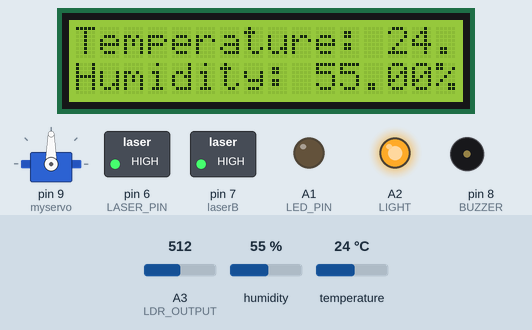
Simulated run of this sketch. Board: Arduino Uno, built with avr-gcc and run on an emulated ATmega328P. Shown: servo, 16×2 character LCD, switched loads named in the sketch (green lamp = pin HIGH), output pins drawn as LEDs (lit = HIGH), buzzer (waves = sounding, pin HIGH). The test bench sets the inputs (shaded band); at power-on: A3 (LDR_OUTPUT) = 512, humidity 55 %, temperature 24 °C. What the sketch prints to the serial monitor is not drawn.

Above: at 3.5 s.
3.6 s: A3 (LDR_OUTPUT) set to 490
6.9 s: humidity set to 22 %
At 7.3 s:
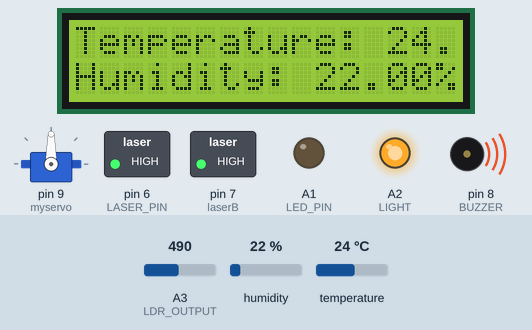
8.9 s: temperature set to 12 °C
At 11.2 s:
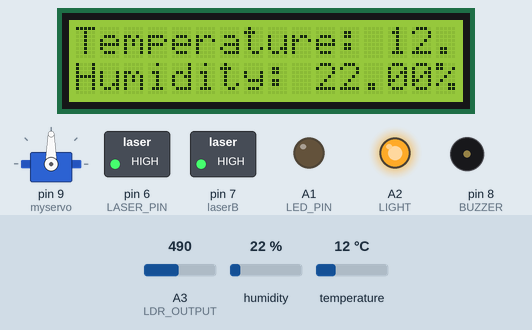
11.9 s: humidity set to 40 %
At 14.3 s:
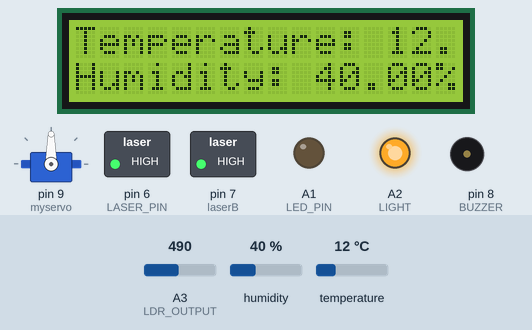
15.0 s: temperature set to 19 °C
At 16.8 s:
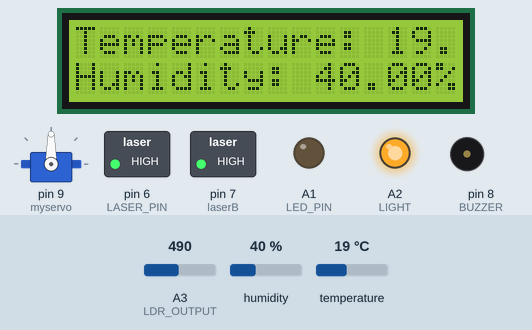
18.0 s: A3 (LDR_OUTPUT) set to 510
At 20.1 s:
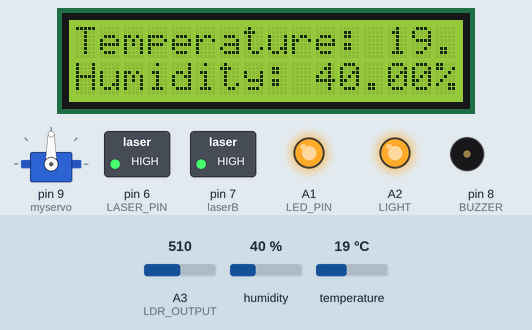
Timing chart, 0 to 24.1 s (numbered marks = the images above; inputs shaded):
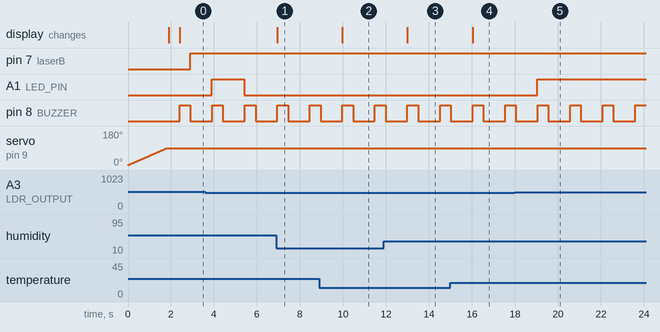

Measured:
- after the input at 6.9 s, the display: changes after 0.05 s (image 1)
- after the input at 8.9 s, the display: changes after 1.1 s (image 2)
- after the input at 11.9 s, the display: changes after 1.1 s (image 3)
- after the input at 15.0 s, the display: changes after 1.0 s (image 4)
- after the input at 18.0 s, A1 (LED_PIN): LOW → HIGH after 1.0 s
- by itself, pin 8 (BUZZER): alternates HIGH for 0.50 s and LOW for 1.0 s

The sketch:

SURPSCON.ino
```cpp
/* YOU ARE LIKELY TO LOOK THROUGH MY CODE
 *  Written by Abdulrahman Babatunde
 */
#include <Adafruit_Sensor.h>
#include <DHT.h>
#include <DHT_U.h>
#include <Servo.h>
#include <LiquidCrystal.h>

#define DHTPIN 10
#define LASER_PIN 6
#define LIGHT A2
#define LED_PIN A1
#define  LDR_OUTPUT  A3


// Uncomment the type of sensor in use:
#define DHTTYPE    DHT11     // DHT 11
//#define DHTTYPE    DHT22     // DHT 22 (AM2302)
//#define DHTTYPE    DHT21     // DHT 21 (AM2301)

DHT_Unified dht(DHTPIN, DHTTYPE);

Servo myservo;  // create servo object to control a servo
// twelve servo objects can be created on most boards

float BUZZER = 8;
float laserB = 7;

int pos = 0;
int vOut = 0;
int Temp_Value = 0;
float RH_Value = 0.0;
const int rs = 12, en = 11, d4 = 5, d5 = 4, d6 = 3, d7 = 2;
LiquidCrystal lcd(rs, en, d4, d5, d6, d7);


uint32_t delayMS;

void setup() {
  Serial.begin(9600);

  // Declare laser as an output
  pinMode(LASER_PIN, OUTPUT);
  // Declare buzzer as an output
  pinMode(BUZZER, OUTPUT);
   pinMode(LDR_OUTPUT, INPUT);
  pinMode(LED_PIN, OUTPUT);
  pinMode(LIGHT, OUTPUT);
  pinMode(laserB,OUTPUT);
  // Print temperature sensor details.
  sensor_t sensor;
  dht.temperature().getSensor(&sensor);

  // Print humidity sensor details.
  dht.humidity().getSensor(&sensor);

  // Set delay between sensor readings based on sensor details.
  delayMS = sensor.min_delay / 1000;

  myservo.attach(9);  // attaches the servo on pin 9 to the servo object
  // two servos are to turn through the same degree, they are then connected on the same pin
  // two servo objects are attached on the pin 9
  for (pos = 0; pos <= 90; pos += 1) { // goes from 0 degrees to 90 degrees
    // in steps of 1 degree
    myservo.write(pos);              // tell servo to go to position in variable 'pos'
    delay(20);
    //Once the servo objects turned through 90 degrees, 15ms after, the laser source are powered ON
    digitalWrite(LASER_PIN, LOW);
  digitalWrite(LASER_PIN, HIGH); //outdoor control laser is on

    }
  digitalWrite(LIGHT, HIGH);

  // Initialize device.
  dht.begin();
  Serial.println("SURPSCON");
  // set up the LCD's number of columns and rows:
  lcd.begin(16, 2);
  lcd.print("SURPSCON");
 delay(500);

}


void loop() {

  // clear the lcd screen
  lcd.clear();

  // Get temperature event and print its value.
  sensors_event_t event;
  dht.temperature().getEvent(&event);
  if (isnan(event.temperature)) {
    Serial.println(F("Error reading temperature!"));
    lcd.setCursor(1,0);
    lcd.print("Temp. Error");
  }
  else {
    lcd.setCursor(0, 0);
    lcd.print("Temperature: ");
    lcd.print(event.temperature);
    lcd.print("°C");
    Serial.println("The temperature is: ");
    Serial.println(event.temperature);
  }
  // Get humidity event and print its value.
  dht.humidity().getEvent(&event);
  if (isnan(event.relative_humidity)) {
    Serial.println(F("Error reading humidity!"));
    lcd.setCursor(0,1);
    lcd.print("Hum. Error");
  }
  else {
     lcd.setCursor(0,1);
    lcd.print("Humidity: ");
    lcd.print(event.relative_humidity);
    lcd.print("%");
    Serial.println("The relative humidity is: ");
    Serial.println(event.relative_humidity);
  }

  Temp_Value = digitalRead(event.temperature);
  RH_Value = digitalRead(event.relative_humidity);
  if ( Temp_Value < 22 && RH_Value < 100)
  {
    digitalWrite(BUZZER, HIGH);
    delay(500);
    digitalWrite(BUZZER,LOW);
    digitalWrite(laserB, HIGH); // Indoor laser is turned on
  }
    else
    {
      digitalWrite(BUZZER, LOW);
      digitalWrite(laserB, LOW);
    }
    vOut = analogRead(LDR_OUTPUT);
      Serial.println("LDR output is: ");
      Serial.println(vOut);
      delay(1000);
    if (vOut >= 500)
    {
      digitalWrite(LED_PIN, HIGH);
    }
    else {
      digitalWrite(LED_PIN, LOW);
    }
}
```
